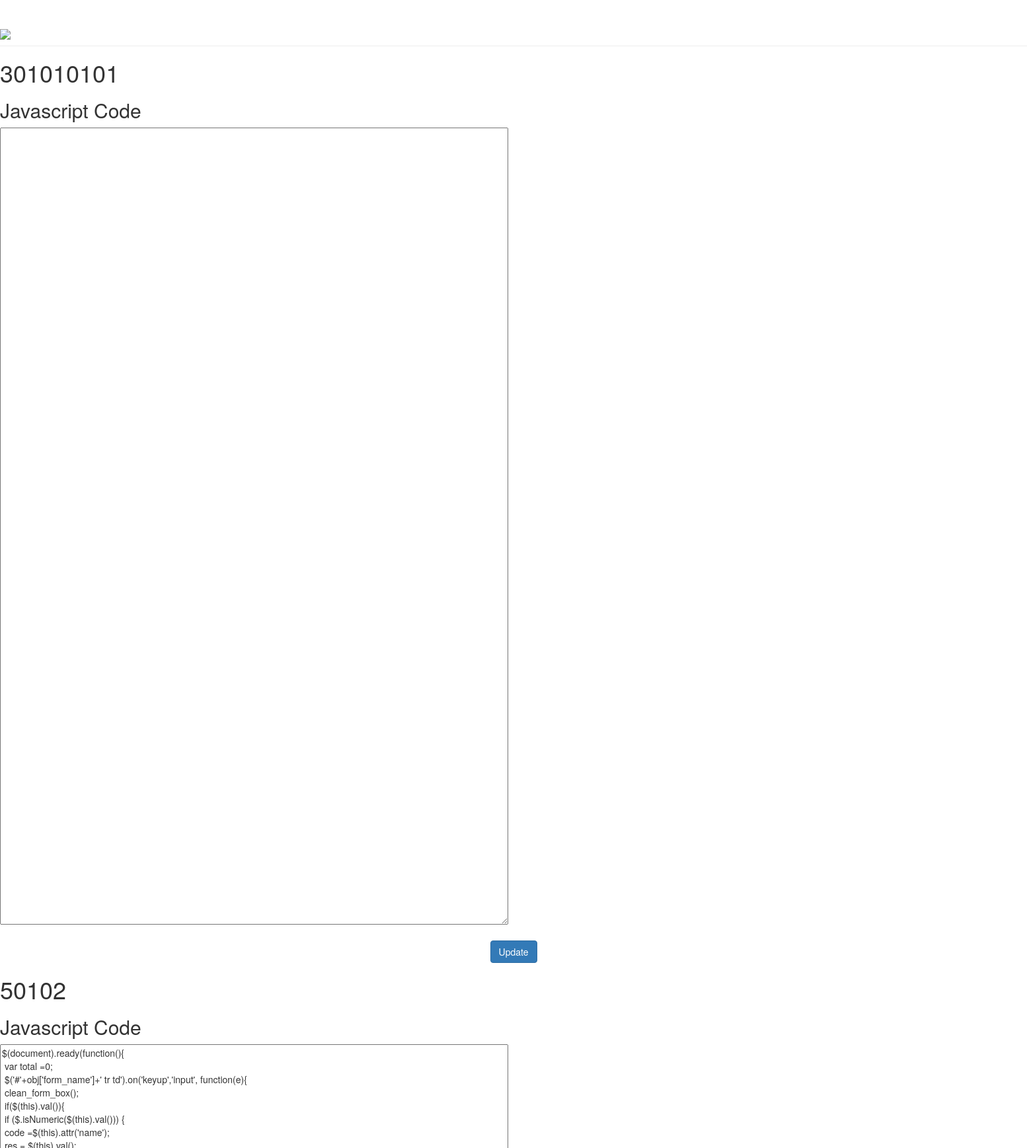
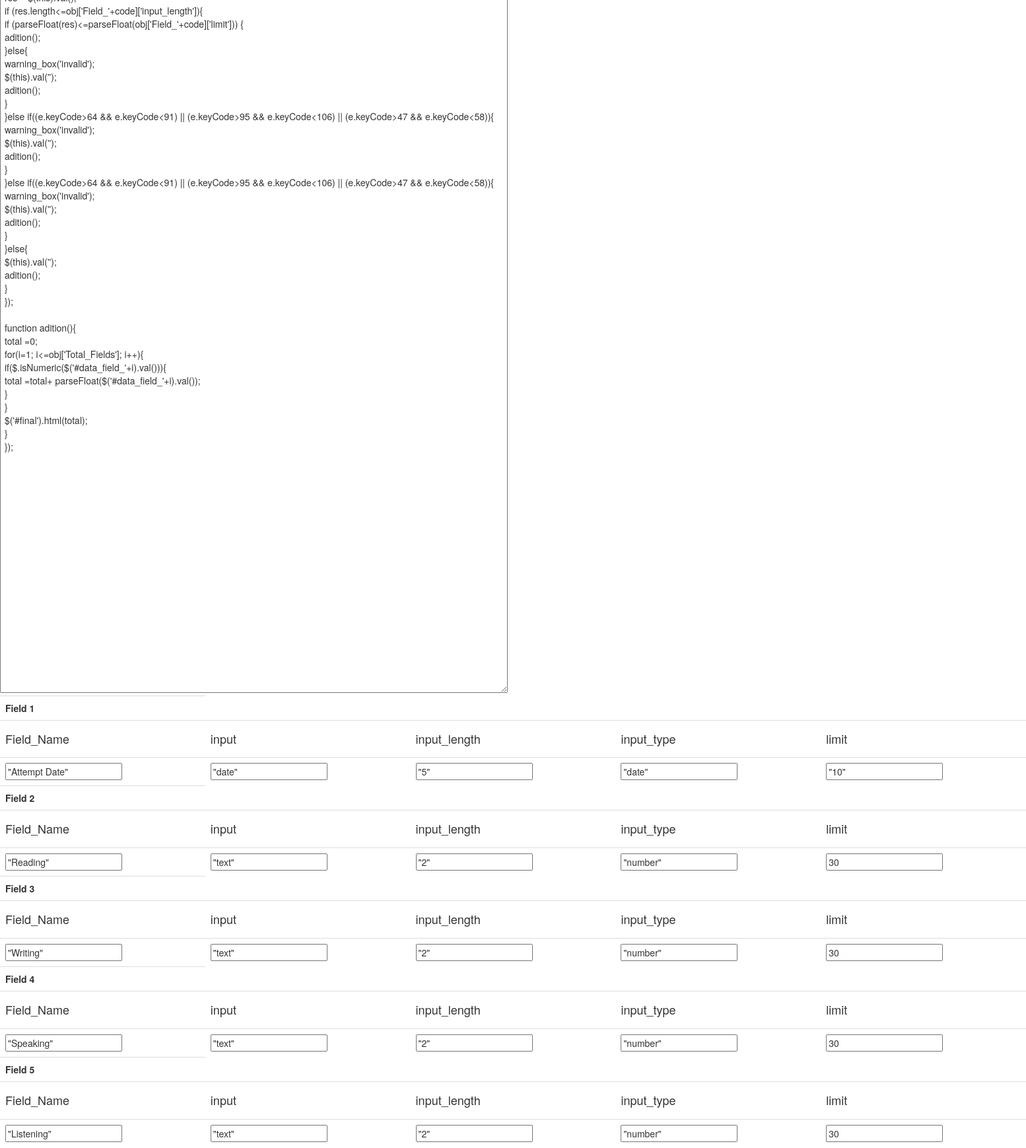
Screenshot of /administrator/index.php (upper part) with the database file from the repository (2 pictures, top to bottom).
### tables this page shows
CREATE TABLE IF NOT EXISTS `form_field` (
`id` int(255) NOT NULL,
  `total_field` int(10) NOT NULL,
  `form_id` char(50) NOT NULL,
  `form_field` varchar(8000) NOT NULL,
  `security` varchar(255) DEFAULT NULL,
  `multiple` int(10) NOT NULL,
  `form_title` varchar(300) DEFAULT NULL,
  `last_modified` timestamp NOT NULL DEFAULT CURRENT_TIMESTAMP ON UPDATE CURRENT_TIMESTAMP
);

### administrator/phpfunction.php (called while the page is built, shortened)
<?php
$host = 'localhost';
$admin = 'root';
$pass = '28263506';
$conn = mysql_connect($host,$admin,$pass);
$query = "SELECT `form_id`, `form_field`, `form_title` FROM `form_field`";
$result = mysql_query($query,$conn);
return $result;
?>

### administrator/index.php (the view, shortened to what this page needs)
<!DOCTYPE html>
<html>
    <head>
        <link rel="stylesheet" href="http://maxcdn.bootstrapcdn.com/bootstrap/3.3.4/css/bootstrap.min.css">
        <link href='index.css' rel='stylesheet'>
    </head>
    <body>
        <header class='page-header'>
            <div class='title'><img style='width: 200px; height: inherit'src='../img/acadspace.jpg'></div>
        </header>
        <section id='main'>
            <?php
            include('phpfunction.php');
            for($i=1; $i<=mysql_num_rows($result); $i++){
                $row = mysql_fetch_assoc($result);
                $form_id = $row['form_id'];
                $form_field = json_decode(stripcslashes($row['form_field']),true);
                $javasctipt = $form_field['Append'];
                $form_data = $form_field['form_data'];
                echo "<div><h1>$form_id</h1>";
                echo "<h2>Javascript Code</h2>";
                echo "<textarea rows='60' cols='100' id='jscode'>$javasctipt</textarea>";
                echo "<table class='table' id='".$form_id."'>";
                for($j=1; $j<=$form_data['Total_Fields']; $j++){
                    echo "<tr><th>Field ".$j."</th></tr>";
                    echo "<tr>";
                    foreach($form_data['Field_'.$j] as $key=> $value){
                        echo "<td><h4>".$key."</h4></td>";
                    }
                    echo "</tr><tr>";
                    foreach($form_data['Field_'.$j] as $key=> $value){
                        echo "<td><input type='text' id='".$key."' value='".stripcslashes(json_encode($value))."'/></td>";
                    }
                    echo "</tr>";
                }
                echo "<table>";
                echo "<center><button title=".$form_id." class='btn btn-primary' id='update' >Update</button></center>";
                echo "</div>";
            }
            ?>
        </section>
    </body>
</html>

### rows the page displays
form_field: form "301010101"
form_field: form "50102", form_field "$(document).ready(function(){ var total =0; $('#'+obj['form_name']+' tr td').on('keyup','input', function(e){ clean_form_box(); if($(this).val()){ if ($.isNumeric($(this).val())) { code =$(this).attr('name'); res = $(this).val(); if (res.length<=obj['Field_'+code]['input_length']){ if (parseFloat(res)<=parseFloat(obj['Field_'+code]['limit'])) { adition(); }else{ warning_box('invalid'); $(this).val(''); adition(); } }else if((e.keyCode>64 && e.keyCode<91) || (e.keyCode>95 && e.keyCode<106) || (e.keyCode>47 && e.keyCode<58)){ warning_box('invalid'); $(this).val(''); adition(); } }else if((e.keyCode>64 && e.keyCode<91) || (e.keyCode>95 && e.keyCode<106) || (e.keyCode>47 && e.keyCode<58)){…", key "Field_Name", key "input", key "input_length", key "input_type", key "limit", form_field "\"Attempt Date\"", form_field "\"date\"", form_field "\"5\"", form_field "\"10\"", form_field "\"Reading\"", form_field "\"text\"", form_field "\"2\"", form_field "\"number\"", form_field "30", form_field "\"Writing\"", form_field "\"Speaking\"", form_field "\"Listening\""
